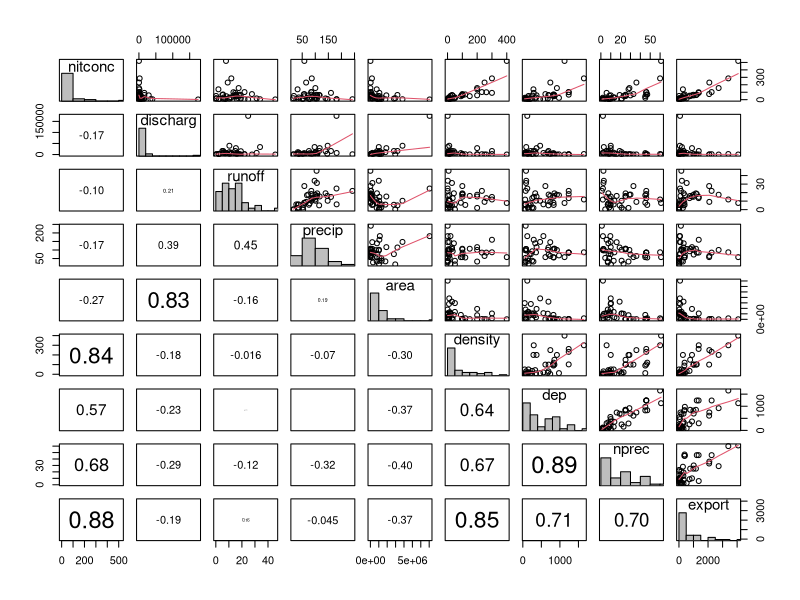

R code for this plot:
nitriver = read.csv('nitriver.txt')
attach(nitriver)
library(TeachingDemos)

nitdata = cbind(nitconc, discharg, runoff, precip, area, density, dep, nprec, export)
panel.hist <- function(x, ...)
{
    usr <- par("usr"); on.exit(par(usr))
    par(usr = c(usr[1:2], 0, 1.5) )
    h <- hist(x, plot = FALSE)
    breaks <- h$breaks; nB <- length(breaks)
    y <- h$counts; y <- y/max(y)
    rect(breaks[-nB], 0, breaks[-1], y, col="gray", ...)
}
panel.cor <- function(x, y, digits=2, prefix="", cex.cor, ...)
{
    usr <- par("usr"); on.exit(par(usr))
    par(usr = c(0, 1, 0, 1))
    r <-cor(x, y)
    txt <- format(c(r, 0.123456789), digits=digits)[1]
    if(missing(cex.cor)) cex.cor <- 0.8/strwidth(txt)
    text(0.5, 0.5, txt, cex = cex.cor * r)
}
pairs( nitdata, upper.panel=panel.smooth,diag.panel=panel.hist, lower.panel=panel.cor)
cor(nitdata)
dev.copy(pdf,'eda_problem1.pdf')
dev.off()

# b
alpha = .05
mdl = lm(nitconc~runoff+dep+nprec+export)
(beta_hat = summary(mdl)$coef[,1])
 beta_se  = summary(mdl)$coef[,2]
 beta_t   = qt(1-alpha/(2*mdl$rank),mdl$df.residual)
(beta_me  = beta_t*beta_se)
(beta_ci  = beta_hat%*%t(c(1,1)) + beta_t*beta_se%*%t(c(-1,1)))

# c
nperm = 4999
(f_full = summary(mdl)$coef[4,3]^2)
numerator = sum(replicate(nperm, summary(lm(nitconc~runoff+dep+sample(nprec)+export))$coef[4,3]^2 > f_full))
(p = (numerator+1)/(nperm+1))
